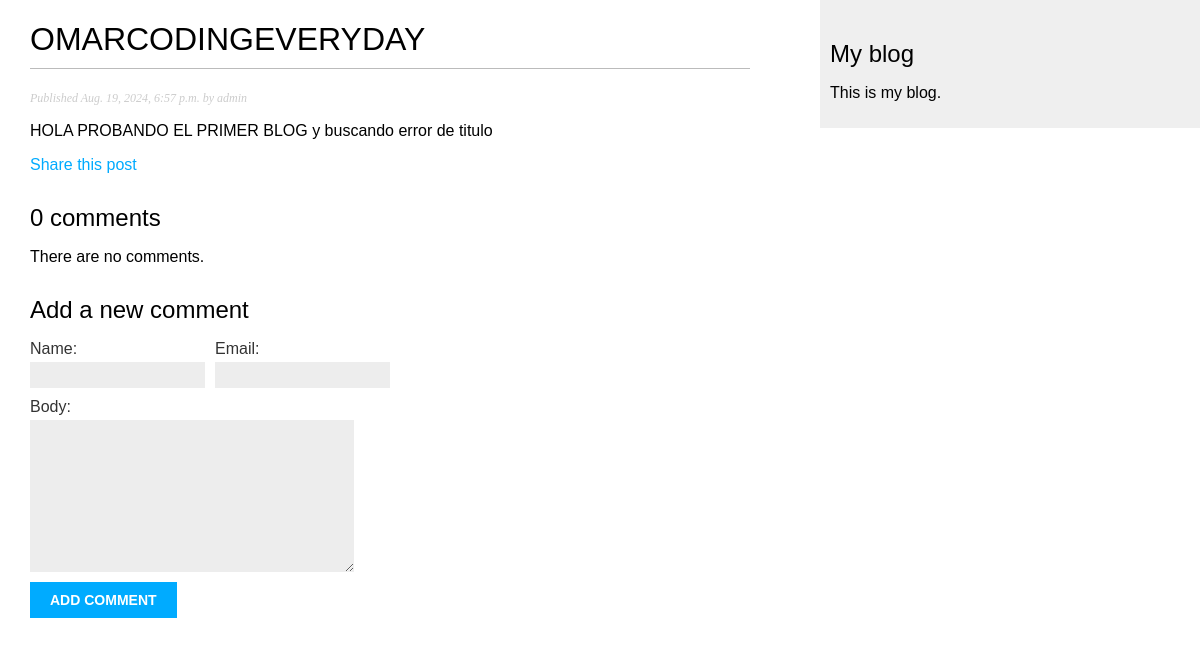
Page /blog/2024/8/19/omarcodingeveryday/ on the committed database.
### blog/models.py (models this page shows, shortened)
class Post(models.Model):
    tags = TaggableManager()
    class Status(models.TextChoices):
        DRAFT = 'DF', 'Draft'
        PUBLISHED = 'PB', 'Published'
    title = models.CharField(max_length=250)
    slug = models.SlugField(
        max_length=250,
        unique_for_date='publish'
    )
    author = models.ForeignKey(
        settings.AUTH_USER_MODEL,
        on_delete=models.CASCADE,
        related_name='blog_posts'
    )
    body = models.TextField()
    publish = models.DateTimeField(default=timezone.now)
    created = models.DateTimeField(auto_now_add=True)
    updated = models.DateTimeField(auto_now=True)
    status = models.CharField(
        max_length=2,
        choices=Status,
        default=Status.DRAFT
    )
    objects = models.Manager()  # The default manager.
    published = PublishedManager()  # Our custom manager.
    class Meta:
        ordering = ['-publish']
        indexes = [
            models.Index(fields=['-publish']),
        ]

### blog/views.py (the view)
def post_detail(request, year, month, day, post):
    post = get_object_or_404(
        Post,
        status=Post.Status.PUBLISHED,
        slug=post,
        publish__year=year,
        publish__month=month,
        publish__day=day,
    )
    comments = post.comments.filter(active=True)
    form = CommentForm()
    return render(request, 'blog/post/detail.html',
     {
        'post': post,
        'comments': comments,
        'form':form
    }
    )

### blog/forms.py
class CommentForm(forms.ModelForm):
    class Meta:
        model = Comment
        fields = ['name','email','body']

### blog/templates/blog/post/detail.html (shortened to what this page needs)
{% extends "blog/base.html" %}
{% block content %}
  <h1>{{ post.title }}</h1>
  <p class="date">
    Published {{ post.publish }} by {{ post.author }}
  </p>
  {{ post.body|linebreaks }}
  <p>
    <a href="{% url "blog:post_share" post.id %}">
      Share this post
    </a>
  </p>
  {% with comments.count as total_comments %}
  <h2>
    {{ total_comments}} comment{{ total_comments|pluralize }}
  </h2>
  {% endwith %}
  {% for comment in comments %}
     <div class="comment">
      <p class="info">
        Comment {{ forloop.counter}} by {{ comment.name}}
        {{  comment.created}}
      </p>
      {{ comment.body|linebreaks }}
     </div>
  {% empty %}
        <p> There are no comments.</p>
  {% endfor %}
  {% include "blog/post/includes/comment_form.html"%}
{% endblock %}

### blog/static/css/blog.css (style rules this page uses)
body { margin:0; padding:0; font-family:helvetica, sans-serif; }
a { color:#00abff; text-decoration:none; }
h1 { font-weight:normal; border-bottom:1px solid #bbb; padding:0 0 10px 0; }
h2 { font-weight:normal; margin:30px 0 0; }
p.date { color:#ccc; font-family: georgia, serif; font-size: 12px; font-style: italic; }
label { float:left; clear:both; color:#333; margin-bottom:4px; }
input, textarea { clear:both; float:left; margin:0 0 10px; background:#ededed; border:0; padding:6px 10px; font-size:12px; }

### rows in the picture
Post: title "OMARCODINGEVERYDAY", publish "Aug. 19, 2024, 6:57 p.m.", author "admin", body "HOLA PROBANDO EL PRIMER BLOG y buscando error de titulo"

### other values in the picture
{{ total_comments }} "0"
